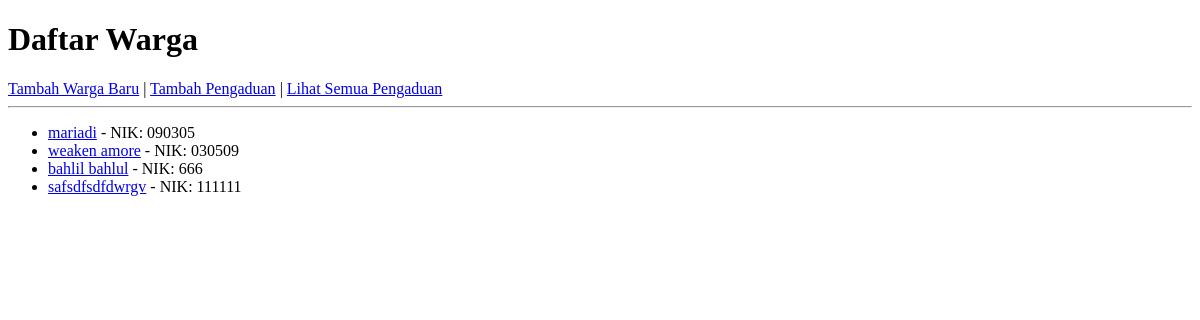
The app's page /warga/, older data.
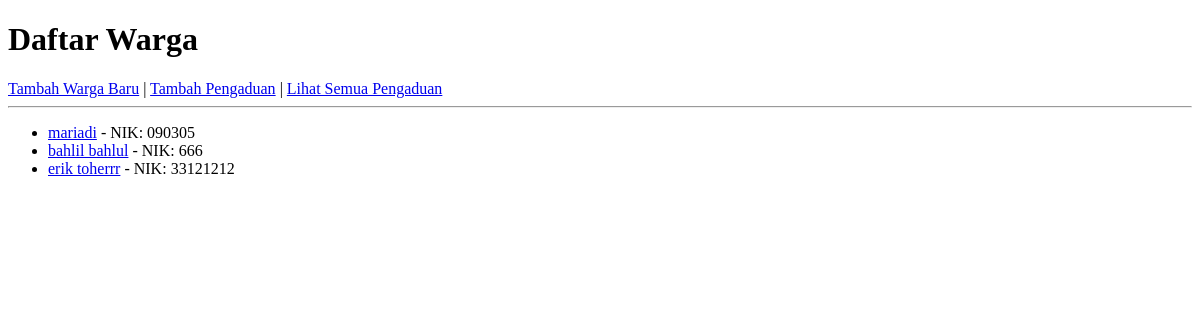
The same page, newer data.
### warga/models.py (models this page shows, shortened)
class Warga(models.Model):
    nik = models.CharField(max_length=16, unique=True, verbose_name="Nomor Induk Kependudukan")
    nama_lengkap = models.CharField(max_length=100, verbose_name="Nama Lengkap")
    alamat = models.TextField(verbose_name="Alamat Tinggal")
    no_telepon = models.CharField(max_length=15, blank=True, verbose_name="Nomor Telepon")
    tanggal_registrasi = models.DateTimeField(auto_now_add=True)

### warga/views.py (the view)
# urls.py: path('', WargaListView.as_view(), name='warga-list'),
class WargaListView(ListView):
	model = Warga

### warga/templates/warga/warga_list.html (shortened to what this page needs)
<!DOCTYPE html>
<html>
<head>
</head>
<body>
    <h1>Daftar Warga</h1>
    <a href="{% url 'warga-tambah' %}">Tambah Warga Baru</a>
    |
    <a href="{% url 'pengaduan-tambah' %}">Tambah Pengaduan</a>
    |
    <a href="{% url 'pengaduan-list' %}">Lihat Semua Pengaduan</a>
    <hr>
    <ul>
        {% for warga in object_list %}
            <li>
                <a href="{% url 'warga-detail' warga.pk %}">{{ warga.nama_lengkap }}</a> - NIK: {{ warga.nik }}
            </li>
        {% empty %}
            <li>Belum ada data warga yang terdaftar.</li>
        {% endfor %}
    </ul>
</body>
</html>

Row changes from the older to the newer data that the page shows:
removed Warga: nama_lengkap "weaken amore", nik "030509"
changed Warga: nama_lengkap "safsdfsdfdwrgv" → "erik toherrr"; nik "111111" → "33121212"
